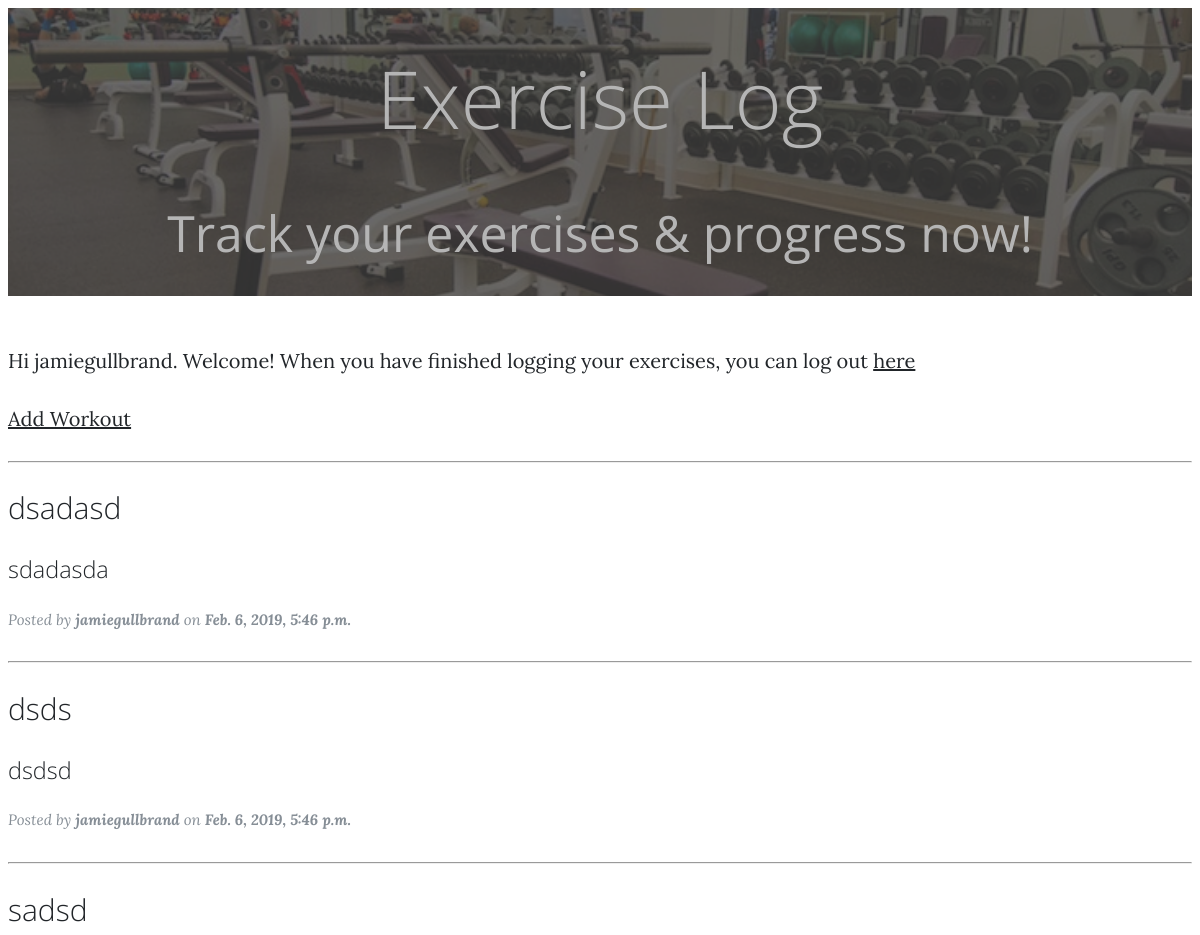
The app's page / (signed in, upper part), older data.
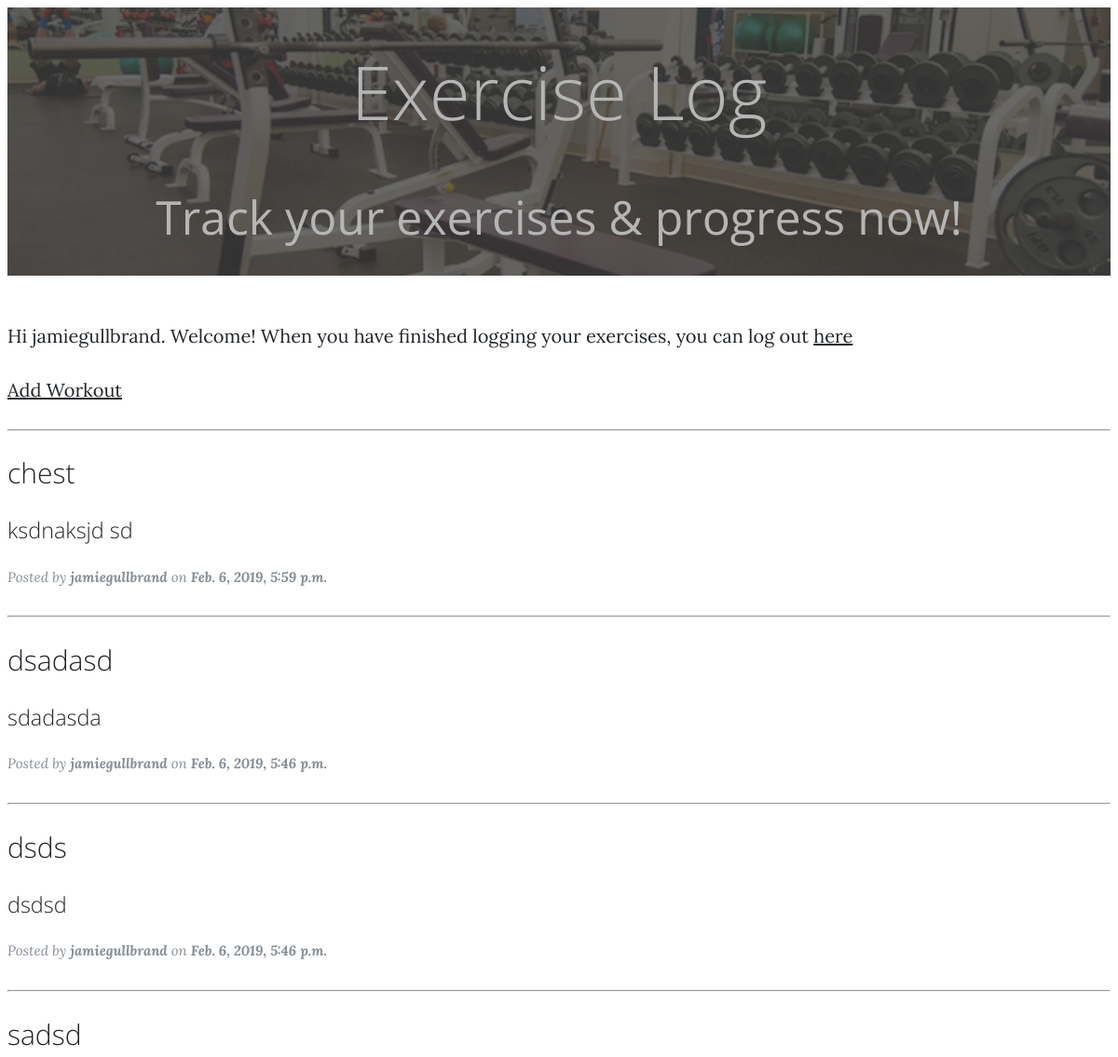
The same page, newer data.
### workout_entries/models.py (models this page shows, shortened)
class GymEntry(models.Model):
	workout_name = models.CharField(max_length = 25)
	text = models.TextField()
	date_posted = models.DateTimeField(auto_now_add=True)
	owner = models.ForeignKey(User, on_delete=models.CASCADE)
	class Meta:
		verbose_name_plural = "GymEntries"

### workout_entries/views.py (the view)
# urls.py: path("", views.index, name = "index"),
@login_required
def index(request):
	entries = GymEntry.objects.filter(owner=request.user).order_by("-id")
	context = {"entries" : entries}
	return render(request, "workout_entries/index.html", context)

### workout_entries/templates/workout_entries/index.html (shortened to what this page needs)
{% load static %}
<!DOCTYPE html>
<html lang="en">
<head>
  <link href="{% static 'workout_entries/styles.css' %}" rel="stylesheet">
  <link href="vendor/fontawesome-free/css/all.min.css" rel="stylesheet" type="text/css">
  <link href="{% static 'workout_entries/styles.css' %}" rel="stylesheet">
</head>
<body>
  <header class="masthead" style="background-image: url({% static 'workout_entries/bodyscapes3.png' %})">
    <div class="overlay"></div>
    <div class="container">
      <div class="row">
        <div class="col-lg-8 col-md-10 mx-auto">
          <div class="site-heading">
            <h1>Exercise Log</h1>
            <span class="subheading">Track your exercises & progress now!</span>
          </div>
        </div>
      </div>
    </div>
  </header>
<p> Hi {{ user.username }}. Welcome! When you have finished logging your exercises, you can log out <a href="{% url 'logout' %}"> here </a></p>
<a href="{% url 'add' %}"> Add Workout </a>
<hr>
  {% for entry in entries %}
  <div class="container">
    <div class="row">
      <div class="col-lg-8 col-md-10 mx-auto">
        <div class="post-preview">
            <h2 class="post-title">
              {{ entry.workout_name }}
            </h2>
            <h3 class="post-subtitle">
              {{ entry.text }}
            </h3>
          <p class="post-meta">Posted by <b>{{ user.username }}</b>
            on <b>{{ entry.date_posted }}</b></p>
        </div>
        <hr>
        </div>
      </div>
    </div>
  {% endfor %}
</body>
</html>

### workout_entries/static/workout_entries/styles.css (style rules this page uses)
body { font-size: 20px; color: #212529; font-family: 'Lora', 'Times New Roman', serif; }
p { line-height: 1.5; margin: 30px 0; }
p a { text-decoration: underline; }
h1, h2, h3, h4, h5, h6 { font-weight: 399; font-family: 'Open Sans', 'Helvetica Neue', Helvetica, Arial, sans-serif; }
a { color: #212529; -webkit-transition: all 0.2s; transition: all 0.2s; }
header.masthead { margin-bottom: 50px; background: no-repeat center center; background-color: #868e96; background-attachment: scroll; position: relative; background-size: cover; }
header.masthead .overlay { position: absolute; top: 0; left: 0; height: 100%; width: 100%; background-color: #474747; opacity: 0.4; }
header.masthead .page-heading, header.masthead .post-heading, header.masthead .site-heading { padding: 100px 0 50px; color: white; }
@media only screen and (min-width: 768px) { header.masthead .page-heading, header.masthead .post-heading, header.masthead .site-heading { padding: 35px 0; } }
header.masthead .page-heading, header.masthead .site-heading { text-align: center; }
header.masthead .page-heading h1, header.masthead .site-heading h1 { font-size: 80px; margin-top: 0; }
header.masthead .page-heading .subheading, header.masthead .site-heading .subheading { font-size: 50px; font-weight: 400; line-height: 1.1; display: block; margin: 10px 0 0; font-family: 'Open Sans', 'Helvetica Neue', Helvetica, Arial, sans-serif; }
@media only screen and (min-width: 768px) { header.masthead .page-heading h1, header.masthead .site-heading h1 { font-size: 80px; } }
.post-preview > .post-meta { font-size: 15px; font-style: italic; margin-top: 0; color: #868e96; }

Row changes from the older to the newer data that the page shows:
added GymEntry: workout_name "chest", text "ksdnaksjd sd", {{ user.username }} "jamiegullbrand", date_posted "Feb. 6, 2019, 5:59 p.m."
